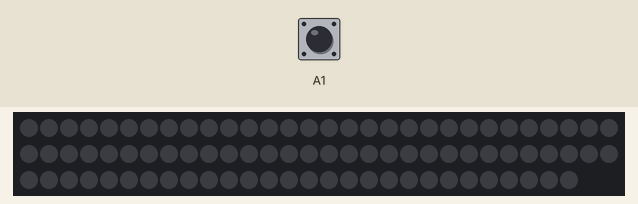
A sketch run on a simulated Arduino Uno, built with avr-gcc and run on an emulated ATmega328P. On the bench: 88 RGB LEDs in strip order, left to right, continuing on the next row. The inputs (shaded band) are chosen by the test bench; at power-on: A1 HIGH. Dim RGB values are drawn brighter than linear; random numbers use the default seed unless the sketch sets one.

Above: at 1.2 s.
1.3 s: A1 pulled LOW for 0.15 s
3.3 s: A1 pulled LOW for 1 s
At 6.77 s:
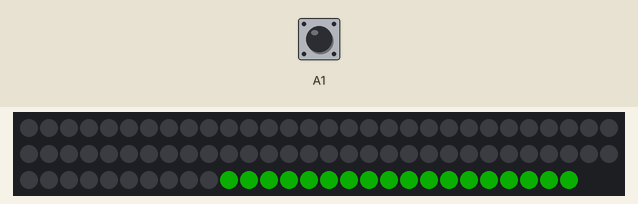
9.4 s: A1 driven LOW
At 14.01 s:
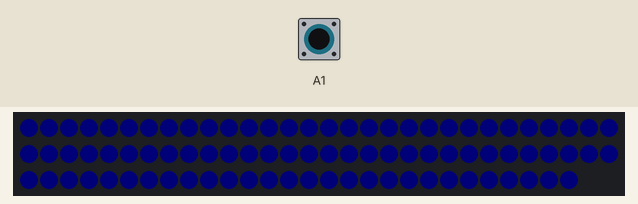
At 21.87 s:
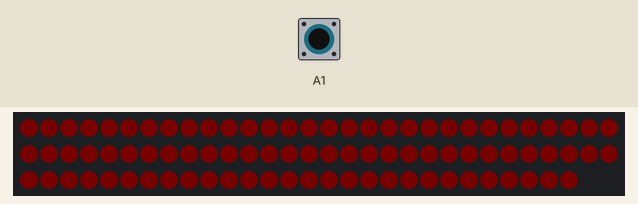

The sketch:

Trident.ino
```cpp
#include "FastLED.h"


#define NUM_LEDS_BOTTOM 59
#define NUM_LEDS_TOP 29
#define NUM_LEDS_PRONGS 18
#define NUM_LEDS (NUM_LEDS_BOTTOM + NUM_LEDS_TOP)
#define BUFFER_END 8
#define ARRAY_SIZE (BUFFER_END + NUM_LEDS + BUFFER_END)

// For led chips like Neopixels, which have a data line, ground, and power, you just
// need to define DATA_PIN.  For led chipsets that are SPI based (four wires - data, clock,
// ground, and power), like the LPD8806 define both DATA_PIN and CLOCK_PIN
#define DATA_PIN A3

// Define the array of leds
CRGB leds[ARRAY_SIZE];

CRGB wheel(byte WheelPos) {
	CRGB colour;

	if(WheelPos < 85) {
		colour = CRGB(255 - WheelPos * 3, WheelPos * 3, 0);
	} else if(WheelPos < 170) {
		WheelPos -= 85;
		colour = CRGB(0, 255 - WheelPos * 3, WheelPos * 3);
	} else {
		WheelPos -= 170;
		colour = CRGB(WheelPos * 3, 0, 255 - WheelPos * 3);
	}

	return colour;
}

void setup() {
  FastLED.addLeds<NEOPIXEL, DATA_PIN>(&leds[BUFFER_END], NUM_LEDS);
  pinMode(A1, INPUT_PULLUP);
}

void FalshAll(bool changeColour) {
  byte colourVal = random(255);

  byte iterations = random(20, 30);
  for(int i = 0; i < iterations; i++) {
    CRGB colour = wheel(colourVal).fadeToBlackBy(253);
    for(int j = BUFFER_END; j < BUFFER_END + NUM_LEDS; j++) {
      leds[j] = colour;
    }
    FastLED.show();
    delay(random(10, 200));

    for(int j = BUFFER_END; j < BUFFER_END + NUM_LEDS; j++) {
      leds[j] = CRGB::Black;
    }
    FastLED.show();
    delay(random(10, 200));

    if (changeColour) colourVal = random(255);
  }
}

void FalshProngs(bool changeColour) {
  byte colourVal = random(255);

  for(int j = 0; j < ARRAY_SIZE; j++) {
    leds[j] = CRGB::Black;
  }

  byte iterations = random(20, 30);
  for(int i = 0; i < iterations; i++) {
    CRGB colour = wheel(colourVal).fadeToBlackBy(200);
    for(int j = BUFFER_END + NUM_LEDS - NUM_LEDS_PRONGS; j < BUFFER_END + NUM_LEDS; j++) {
      leds[j] = colour;
    }
    FastLED.show();
    delay(random(10, 200));

    for(int j = BUFFER_END + NUM_LEDS - NUM_LEDS_PRONGS; j < BUFFER_END + NUM_LEDS; j++) {
      leds[j] = CRGB::Black;
    }
    FastLED.show();
    delay(random(10, 200));

    if (changeColour) colourVal = random(255);
  }
}

byte topToBottom(bool changeColour, int speed, byte colourVal=random(255)) {
  for(int i = BUFFER_END + NUM_LEDS - 1; i >= 0; i--) {
    for(int j=0; j < BUFFER_END + NUM_LEDS; j++) {
      leds[j] = CRGB::Black;
    }

    CRGB colour = wheel(colourVal);
    leds[i] = CRGB(colour).fadeToBlackBy(240);
    leds[i+1] = CRGB(colour).fadeToBlackBy(224);
    leds[i+2] = CRGB(colour).fadeToBlackBy(180);
    leds[i+3] = CRGB(colour).fadeToBlackBy(128);
    leds[i+4] = colour;
    leds[i+5] = CRGB(colour).fadeToBlackBy(128);
    leds[i+6] = CRGB(colour).fadeToBlackBy(180);
    leds[i+7] = CRGB(colour).fadeToBlackBy(224);
    leds[i+8] = CRGB(colour).fadeToBlackBy(240);
    FastLED.show();

    delay(2);

    if (changeColour) colourVal++;
  }
  return colourVal;
}

byte bottomToTop(bool changeColour, int speed, byte colourVal=random(255)) {
  for(int i = 0; i < BUFFER_END + NUM_LEDS; i++) {
    for(int j=0; j < BUFFER_END + NUM_LEDS; j++) {
      leds[j] = CRGB::Black;
    }

    CRGB colour = wheel(colourVal);
    leds[i] = CRGB(colour).fadeToBlackBy(240);
    leds[i+1] = CRGB(colour).fadeToBlackBy(224);
    leds[i+2] = CRGB(colour).fadeToBlackBy(180);
    leds[i+3] = CRGB(colour).fadeToBlackBy(128);
    leds[i+4] = colour;
    leds[i+5] = CRGB(colour).fadeToBlackBy(128);
    leds[i+6] = CRGB(colour).fadeToBlackBy(180);
    leds[i+7] = CRGB(colour).fadeToBlackBy(224);
    leds[i+8] = CRGB(colour).fadeToBlackBy(240);
    FastLED.show();

    delay(2);

    if (changeColour) colourVal++;
  }
  return colourVal;
}

void setBottom(byte idx, CRGB& colour) {
  if (idx < BUFFER_END + NUM_LEDS_BOTTOM) {
    leds[idx] = colour;
  }
}

void setTop(byte idx, CRGB& colour) {
  if (idx >= BUFFER_END + NUM_LEDS_BOTTOM && idx < ARRAY_SIZE) {
    leds[idx] = colour;
  }
}

byte middleToOut(bool changeColour, int speed, byte colourVal=random(255)) {
  for(int i = 0; i < BUFFER_END + NUM_LEDS_BOTTOM; i++) {
    for(int j=0; j < BUFFER_END + NUM_LEDS; j++) {
      leds[j] = CRGB::Black;
    }

    CRGB colour = wheel(colourVal);
    byte bottomIdx = BUFFER_END + NUM_LEDS_BOTTOM - i - 1;
    setBottom(bottomIdx, colour);
    setBottom(bottomIdx+1, CRGB(colour).fadeToBlackBy(180));
    setBottom(bottomIdx+2, CRGB(colour).fadeToBlackBy(200));
    setBottom(bottomIdx+3, CRGB(colour).fadeToBlackBy(220));
    setBottom(bottomIdx+4, CRGB(colour).fadeToBlackBy(240));
    setBottom(bottomIdx+5, CRGB(colour).fadeToBlackBy(245));
    setBottom(bottomIdx+6, CRGB(colour).fadeToBlackBy(250));

    byte topIdx = BUFFER_END + NUM_LEDS_BOTTOM + i;
    setTop(topIdx, colour);
    setTop(topIdx-1, CRGB(colour).fadeToBlackBy(180));
    setTop(topIdx-2, CRGB(colour).fadeToBlackBy(200));
    setTop(topIdx-3, CRGB(colour).fadeToBlackBy(220));
    setTop(topIdx-4, CRGB(colour).fadeToBlackBy(240));
    setTop(topIdx-5, CRGB(colour).fadeToBlackBy(245));
    setTop(topIdx-6, CRGB(colour).fadeToBlackBy(250));
    FastLED.show();

    delay(10);

    if (changeColour) colourVal++;
  }
  return colourVal;
}

byte outToMiddle(bool changeColour, int speed, byte colourVal=random(255)) {
  for(int i = BUFFER_END + NUM_LEDS_BOTTOM - 1; i >= 0; i--) {
    for(int j=0; j < BUFFER_END + NUM_LEDS; j++) {
      leds[j] = CRGB::Black;
    }

    CRGB colour = wheel(colourVal);
    byte bottomIdx = BUFFER_END + NUM_LEDS_BOTTOM - i - 1;
    setBottom(bottomIdx+6, colour);
    setBottom(bottomIdx+5, CRGB(colour).fadeToBlackBy(180));
    setBottom(bottomIdx+4, CRGB(colour).fadeToBlackBy(200));
    setBottom(bottomIdx+3, CRGB(colour).fadeToBlackBy(220));
    setBottom(bottomIdx+2, CRGB(colour).fadeToBlackBy(240));
    setBottom(bottomIdx+1, CRGB(colour).fadeToBlackBy(245));
    setBottom(bottomIdx, CRGB(colour).fadeToBlackBy(250));

    byte topIdx = BUFFER_END + NUM_LEDS_BOTTOM + i;
    setTop(topIdx-6, colour);
    setTop(topIdx-5, CRGB(colour).fadeToBlackBy(180));
    setTop(topIdx-4, CRGB(colour).fadeToBlackBy(200));
    setTop(topIdx-3, CRGB(colour).fadeToBlackBy(220));
    setTop(topIdx-2, CRGB(colour).fadeToBlackBy(240));
    setTop(topIdx-1, CRGB(colour).fadeToBlackBy(245));
    setTop(topIdx, CRGB(colour).fadeToBlackBy(250));
    FastLED.show();

    delay(10);

    if (changeColour) colourVal++;
  }
  return colourVal;
}

void loop() {
  if (digitalRead(A1) == LOW) {
    int speed = random(0, 10);
    bool changeColour = random(4) == 0;
    byte colourVal;
    switch(random(10)) {
      case 0:
        FalshProngs(changeColour);
        break;
      case 1:
        FalshAll(changeColour);
        break;
      case 2:
        bottomToTop(changeColour, speed);
        break;
      case 3:
        topToBottom(changeColour, speed);
        break;
      case 4:
        middleToOut(changeColour, speed);
        break;
      case 5:
        outToMiddle(changeColour, speed);
        break;
      case 6:
        colourVal = topToBottom(changeColour, speed);
        bottomToTop(changeColour, speed, colourVal);
        break;
      case 7:
        colourVal = topToBottom(changeColour, speed);
        bottomToTop(changeColour, speed, colourVal);
        break;
      case 8:
        colourVal = middleToOut(changeColour, speed);
        outToMiddle(changeColour, speed, colourVal);
        break;
      case 9:
        colourVal = outToMiddle(changeColour, speed);
        middleToOut(changeColour, speed, colourVal);
        break;
    }
  }

  for(int j=0; j < BUFFER_END + NUM_LEDS; j++) {
    leds[j] = CRGB::Black;
  }
  FastLED.show();
}
```

Measured:
- after the input at 3.3 s, the LEDs: first change at once (image 1 shows a later state)
- after the input at 9.4 s, the LEDs: first change at once (image 2 shows a later state)
